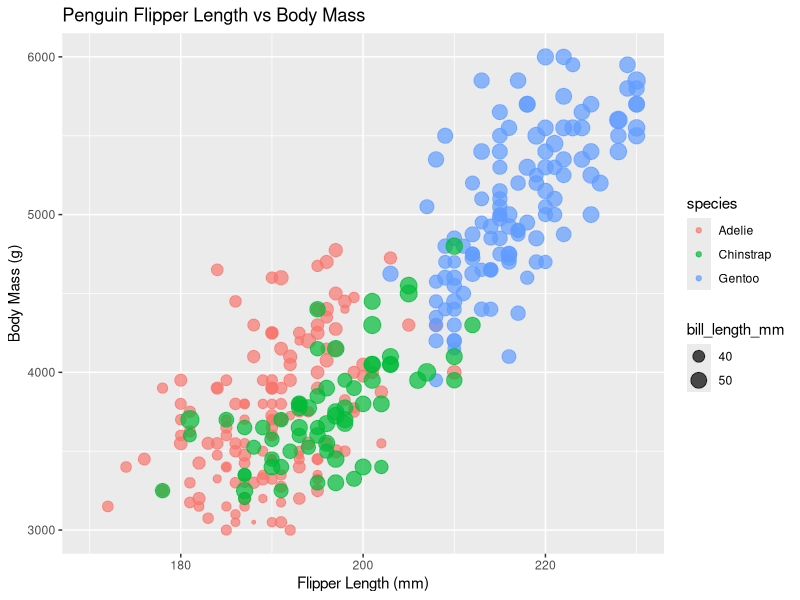
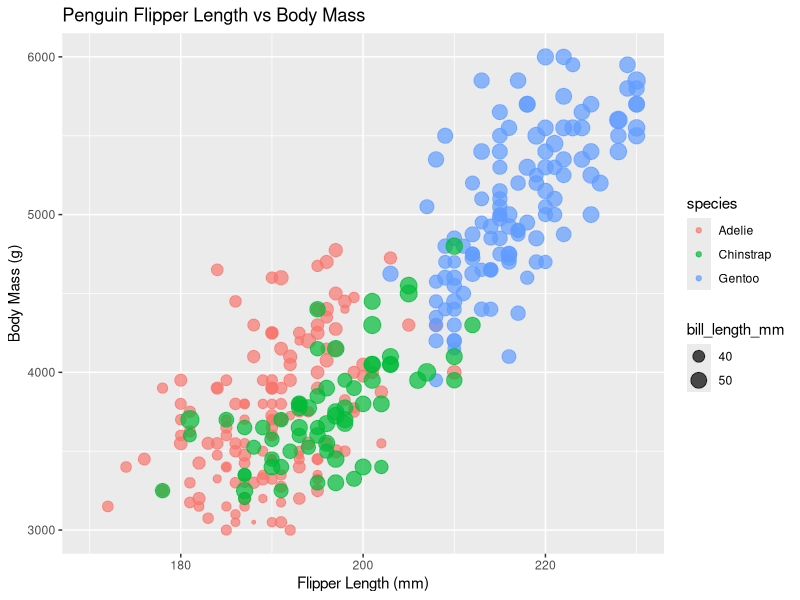

Generate these figures, in order, with R:
install.packages("ggplot2")
library(ggplot2)

penguins <- read.csv("data/penglings.csv")

ggplot(data = penguins, aes(x= flipper_length_mm, y= body_mass_g, color= species, size= bill_length_mm)) +
  geom_point(alpha=0.7) +
  labs(title= "Penguin Flipper Length vs Body Mass",
       x= "Flipper Length (mm)",
       y= "Body Mass (g)") +
  xlim(170,230) + 
  ylim(3000,6000)
  theme_minimal()


ggsave("img/ggplotimg.png", width=8, height=6, dpi=300)
